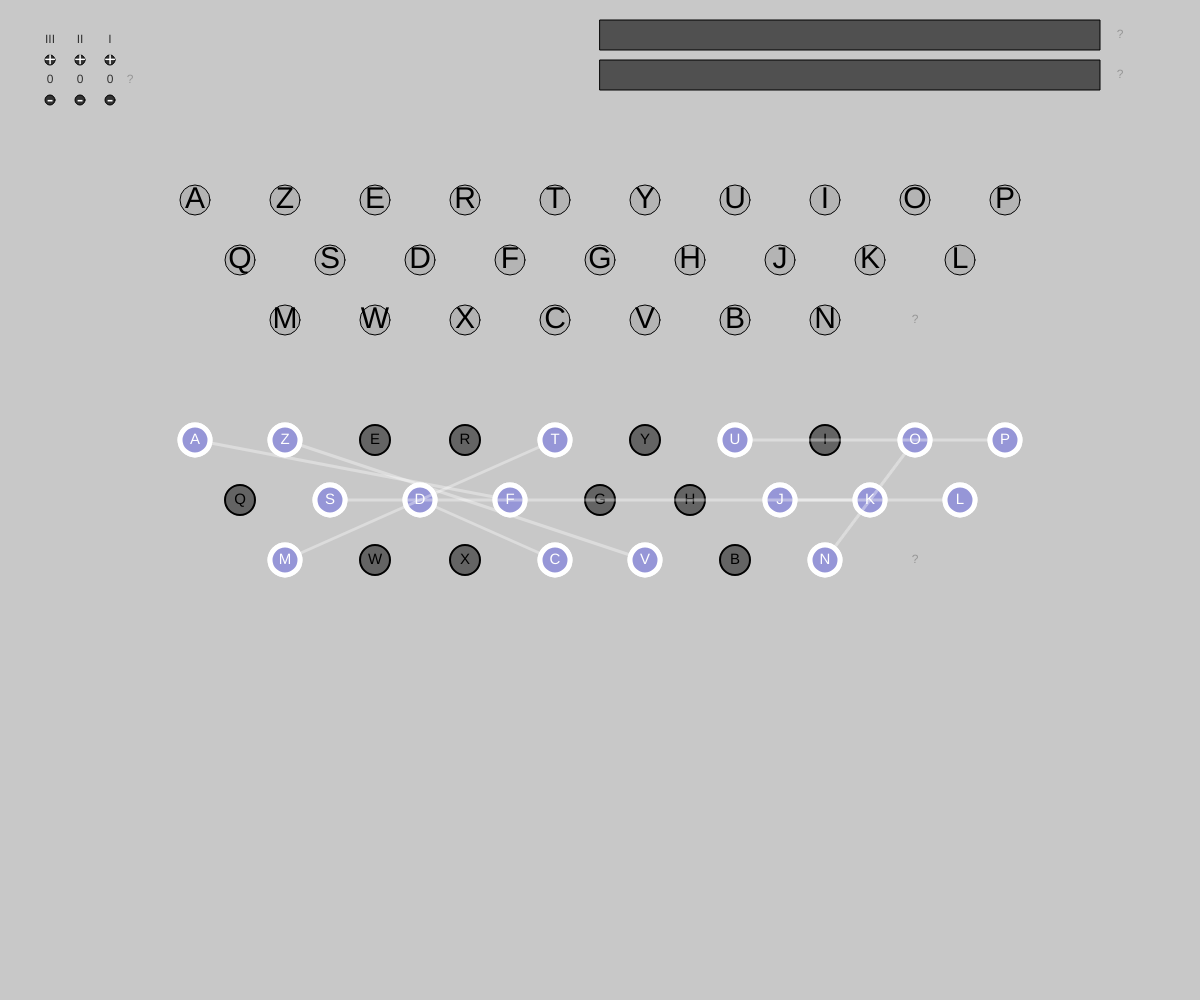
Frame 1 (no input)
Frame 60 (no input): identical to frame 1, image omitted
Frame 120 (the mouse pressed at the canvas centre since frame 60): identical to frame 1, image omitted

The p5.js sketch that drew this single still picture (run headless with seeded random() and noise() and a simulated clock; from frame 60 on, the mouse is pressed at the canvas centre):

// p5.js sketch
// ── sketch.js
let rotors = [];
let kb;
let helpLightKeyboard;

function setup() {

  COLOR_KEY = color(180);
  COLOR_LIGHTBULB = color(0,255,0);

  COLOR_PLUG_STD = color(100);
  COLOR_STROKE_STD = color(0);
  COLOR_MAGNET_PLUG = color(255,0,0);
  COLOR_PLUG_LINKED = color(150,150,215);
  COLOR_STROKE_LINKED = color(255,255,255);
  WEIGHT_STROKE_STD = 2;
  WEIGHT_STROKE_LINKED = 5;

  COLOR_QUESTIONMARK = color(150);
  COLOR_INFO = color(150);
  
  posXRotors = 50;
  posYRotors = 80;

  pressingKey = false;

  createCanvas(window.innerWidth, window.innerHeight);

	for(let i=0; i<5 ; i++){
    rotors[i] = new Rotor(i);
  }

  // rotors with their internal connections, name and id
  rotors[0].set([21, 9, 10, 11, 12, 24, 25, 18, 22, 23, 17, 0, 1, 2, 3, 13, 5, 6, 8, 19, 20, 14, 15, 16, 4, 7],'I');
  rotors[1].set([18, 12, 24, 25, 17, 0, 1, 22, 10, 8, 2, 3, 19, 11, 7, 23, 13, 5, 6, 20, 14, 15, 16, 4, 21, 9],'II');
  rotors[2].set([11, 20, 14, 7, 5, 6, 22, 21, 9, 23, 18, 10, 8, 2, 3, 19, 15, 16, 4, 12, 24, 25, 17, 0, 1, 13],'III');
  rotors[3].set([7, 5, 17, 0, 1, 13, 21, 9, 23, 6, 22, 18, 25, 4, 12, 24, 10, 8, 2, 3, 19, 11, 20, 14, 16, 15],'IV');
  rotors[4].set([4, 12, 24, 6, 20, 21, 9, 23, 25, 16, 15, 10, 8, 2, 14, 22, 18, 7, 5, 17, 0, 1, 13, 3, 19, 11],'V');
  
  // refractor
  ref1 = new Reflector([15, 22, 23, 4, 3, 10, 25, 16, 9, 8, 5, 24, 20, 14, 13, 0, 7, 19, 21, 17, 12, 18, 1, 2, 11, 6]);
  
  // set default rotors
  rotor1 = rotors[0];
  rotor2 = rotors[1];
  rotor3 = rotors[2];

  // keyboard, lighting letters crypted
  kb = new Keyboard(50, 200, 30);

  // panel with cables linking 2 letters
  panel = new Panel(50, 400, 30,[0, 1, 2, 3, 4, 5, 6, 7, 8, 9, 10, 11, 12, 13, 14, 15, 16, 17, 18, 19, 20, 21, 22, 23, 24, 25]);
  // initial links
  panel.link(0, 5);
  panel.link(3, 2);
  panel.link(10, 9);
  panel.link(21, 25);
  panel.link(19, 12);
  panel.link(20, 15);
  panel.link(13, 14);
  panel.link(18, 11);

  // buffer (display input and output text)
  bufClear = new Buffer(width / 2, 20, 20);
  bufCrypted = new Buffer(width / 2, 60, 20);


  
  // hints and informations
  helpRotors = new Help(130,80,"Those are the rotors.\nYou can set up their initial position by clicking on the '+' and '-' buttons."+
   						"\nYou can change the rotor by clicking on its number.\nThere are 5 (I,II,III,IV,IV) different rotors.");
  helpBuf1 = new Help(window.innerWidth/2+width/2 - 80,35,"Clear Text.");
  helpBuf2 = new Help(window.innerWidth/2+width/2 - 80,75,"Crypted Text");
  helpLightKeyboard = new Help(kb.x+(3*kb.r)+7*3*kb.r,kb.y+(4*kb.r),"Those are the lightbulbs.\nThe crypted letter will light up when pressing a key.");
  helpPanel = new Help(panel.x+(3*panel.r)+7*3*panel.r,panel.y+(4*panel.r),"A line represent a connection between 2 letters.\n"+
              "You can change the disposition\nby clicking on a plug(letter)\nand choose another letter to bind to.");
}

function draw() {
  background(200);
  rotor3.show(posXRotors, posYRotors);
  rotor2.show(posXRotors+30, posYRotors);
  rotor1.show(posXRotors+60, posYRotors);
  bufClear.show();
  bufCrypted.show();
  kb.show();
  panel.show();

  helpRotors.display();
  helpBuf1.display();
  helpBuf2.display();
  helpLightKeyboard.display();
  helpPanel.display();

  //hand for mouse
  let showhand1 = false;
  let d3P = dist(mouseX, mouseY, posXRotors, posYRotors-20);
  let d3M = dist(mouseX, mouseY, posXRotors, posYRotors+20);
  let d2P = dist(mouseX, mouseY, posXRotors+30, posYRotors-20);
  let d2M = dist(mouseX, mouseY, posXRotors+30, posYRotors+20);
  let d1P = dist(mouseX, mouseY, posXRotors+60, posYRotors-20);
  let d1M = dist(mouseX, mouseY, posXRotors+60, posYRotors+20);
  let d3Change = dist(mouseX, mouseY, posXRotors, posYRotors-40);
  let d2Change = dist(mouseX, mouseY, posXRotors+30, posYRotors-40);
  let d1Change = dist(mouseX, mouseY, posXRotors+60, posYRotors-40);
  for (let i = 0; i < panel.plugs.length; i++) {
    let d = dist(mouseX, mouseY, panel.plugs[i].x, panel.plugs[i].y);
    if(d<panel.r) showhand1=true;
  }

  if(d1P < 10 ||d1M < 10 ||d2P < 10 ||d2M < 10 ||d3P < 10 ||d3M < 10 ||d1Change < 10 ||d2Change < 10 ||d3Change < 10)
  showhand2=true;
  else showhand2=false;
  
  if(showhand1 || showhand2)cursor(HAND);
  else cursor(ARROW);
}

function mousePressed() {
  if (mouseY < height / 2) {
    //for rotors
    let d3P = dist(mouseX, mouseY, posXRotors, posYRotors-20);
    let d3M = dist(mouseX, mouseY, posXRotors, posYRotors+20);
    let d2P = dist(mouseX, mouseY, posXRotors+30, posYRotors-20);
    let d2M = dist(mouseX, mouseY, posXRotors+30, posYRotors+20);
    let d1P = dist(mouseX, mouseY, posXRotors+60, posYRotors-20);
    let d1M = dist(mouseX, mouseY, posXRotors+60, posYRotors+20);
		let d3Change = dist(mouseX, mouseY, posXRotors, posYRotors-40);
    let d2Change = dist(mouseX, mouseY, posXRotors+30, posYRotors-40);
    let d1Change = dist(mouseX, mouseY, posXRotors+60, posYRotors-40);

    if(d1P < 10) rotor1.turn()
    if(d1M < 10) rotor1.back()
		if(d2P < 10) rotor2.turn()
    if(d2M < 10) rotor2.back()
    if(d3P < 10) rotor3.turn()
    if(d3M < 10) rotor3.back()
    if(d1Change < 10) changeRotor(1);
    if(d2Change < 10) changeRotor(2);
    if(d3Change < 10) changeRotor(3);
  } else {
    //for panel
    panel.mousePressed(); 
  }
}

function changeRotor(rotor){
	do{
    if(rotor === 1)rotor1 = rotors[(rotor1.getId()+1)%5];
    if(rotor === 2)rotor2 = rotors[(rotor2.getId()+1)%5];
    if(rotor === 3)rotor3 = rotors[(rotor3.getId()+1)%5];
  }while(rotor1 === rotor2 || rotor1=== rotor3 || rotor2===rotor3)
}

function getThroughRotors(key) {
  print("pressed is ", String.fromCharCode(key + 65));

  let out1 = rotor1.through(key);
  let in2 = rotor1.nextIn(out1);

  let out2 = rotor2.through(in2);
  let in3 = rotor2.nextIn(out2);

  let out3 = rotor3.through(in3);
  let inR = rotor3.nextIn(out3);

  let outref = ref1.connections[inR];
  print("outref", outref);

  let rout3 = rotor3.rThrough(outref);
  let rin2 = rotor3.nextIn(rout3);

  let rout2 = rotor2.rThrough(rin2);
  let rin1 = rotor2.nextIn(rout2);

  let rout1 = rotor1.rThrough(rin1);
  let encoded = rotor1.nextIn(rout1);
  print("rout1", rout1);


  print("encoded is ", String.fromCharCode(encoded + 65));
  print("------------------");
  return encoded;
}

function turnRotors() {
  rotor1.turn();
  if (rotor1.head === 0) {
    rotor2.turn();
    if (rotor2.head === 0) {
      rotor3.turn();
    }
  }
}

function backRotors() {
  rotor1.back();
  if (rotor1.head === rotor1.connections.length - 1) {
    rotor2.back();
    if (rotor2.head === rotor2.connections.length - 1) {
      rotor3.back();
    }
  }
}

function getThroughPanel(x) {
  return panel.wires[x];
}

function keyPressed() {
  if (!pressingKey) {
    let key = keyCode - 65;
    print("PRESSED :: ", key);
    if (key === -57) {
      // 'del' pressed
      bufCrypted.delete();
      bufClear.delete();
      backRotors();
    } else if(key === -33){
      // 'spacebar' pressed
      bufClear.add(-33);
      bufCrypted.add(-33);
    } else if(key>=0 && key <=25){
      bufClear.add(key);
      key = getThroughPanel(key);
      key = getThroughRotors(key);
      key = getThroughPanel(key);
      print(String.fromCharCode(key + 65) + " added to bufcrypted");
      bufCrypted.add(key);
      let i = kb.letters.indexOf(key);
      kb.keys[i].lightOn();
      turnRotors();
    } else{
      print("not a letter");
    }
    pressingKey = true;
  }
}

function keyReleased() {
  kb.allLightsOff();
  pressingKey = false;
}
// ── buffer.js
class Buffer{
  constructor(x,y,size){
    this.value = [];
    this.x = x;
    this.y = y;
    this.size = size;
  }
  
  add(x){
    this.value.push(x);
  }
  
  delete(){
    this.value.splice(this.value.length-1,1);
  }
  
  show(){
    let t = "";
    let i = this.value.length-30;
    if(i<0)i=0;
    for(i ; i<this.value.length ; i++){
			t += String.fromCharCode(this.value[i]+65);      
    }
    push();
    fill(80);
    rect(this.x,this.y,width/2 -100,30);
    pop();
    fill(255);
    textAlign(LEFT,CENTER);
    textSize(this.sizeLetter);
    text(t,this.x+10,this.y+15);
  }
}
  
// ── help.js
class Help{
 constructor(x,y,t){
   this.over = false;
   this.text = t;
   this.x = x;
   this.y = y;
 }
  
  rollover(px, py) {
    let d = dist(px, py, this.x, this.y);
    this.over = d < 10;
  }
  
  display() {   
    this.rollover(mouseX,mouseY);
    textAlign(CENTER,CENTER);
    fill(COLOR_QUESTIONMARK);
    text('?', this.x, this.y);
    if (this.over) {
      push();
      fill(COLOR_INFO);
      textAlign(LEFT,TOP);
      text(this.text, this.x+10, this.y + 10);
      pop();
    }
  }
}
// ── keyboard.js
class Keyboard{
  constructor(x,y,r){
    // créer un array
    let taille = r*27;
    while(taille > window.innerWidth - r*2){
      r -= 1;
      taille = r*27;
    }
    x = window.innerWidth/2 - taille/2;
    this.x = x;
    this.y = y;
    this.r = r;
    this.keys=[];
    this.letters = [0, 25, 4, 17, 19, 24, 20, 8, 14, 15, 16, 18, 3, 5, 6, 7, 9, 10, 11, 12, 22, 23, 2, 21, 1, 13];
  	for(let i=0 ; i<10 ; i++){
      let k = new Key(this.letters[i],x+i*3*r,y,r,r)
    	this.keys.push(k);
    }
    for(let i=0 ; i<9 ; i++){
      let k = new Key(this.letters[i+10],x+(3*r/2)+i*3*r,y+(2*r),r,r)
    	this.keys.push(k);
    }
    for(let i=0 ; i<7 ; i++){
      let k = new Key(this.letters[i+19],x+(3*r)+i*3*r,y+(4*r),r,r)
      this.keys.push(k);
    }
  }
  
  show(){
    for(let i=0 ; i<this.keys.length ; i++){
      this.keys[i].show();
    }
  }
  
  allLightsOff(){
    // eteindre toutes les touches
    for(let k in this.keys){
      this.keys[k].lightOff();
    }
  }
}

class Key{
  constructor(letter,x,y,r,size){
    this.letter = String.fromCharCode(letter+65)
    this.light = false;
    this.x = x;
    this.y = y;
    this.r = r;
    this.sizeLetter = size;
  }
  
  lightOn(){
  	this.light = true;
  }
  
  lightOff(){
  	this.light = false;
  }
  
  show(){
    let col;
    if(this.light) col = COLOR_LIGHTBULB;
    else col = COLOR_KEY;
    fill(col);
    circle(this.x,this.y,this.r);
    
    push();
    textAlign(CENTER,CENTER)
    fill(0);
    textSize(this.sizeLetter);
    text(this.letter,this.x,this.y);
    pop();
  }
}
// ── panel.js
class Panel extends Keyboard {
  constructor(x, y, r, w) {
    super();
    let taille = r*27;
    while(taille > window.innerWidth - r*2){
      r -= 1;
      taille = r*27;
    }
    x = window.innerWidth/2 - taille/2;

    let hauteur = r*4;
    print(kb.y + hauteur + 100*r);
    while(y < kb.y + hauteur + 4*r){
      y++;
    }
    this.x = x;
    this.y = y;
    this.r = r;

    this.plugs = [];
    this.letters = [0, 25, 4, 17, 19, 24, 20, 8, 14, 15, 16, 18, 3, 5, 6, 7, 9, 10, 11, 12, 22, 23, 2, 21, 1, 13];
    for (let i = 0; i < 10; i++) {
      let k = new Plug(this.letters[i], x + i * 3 * r, y, r, r / 2)
      this.plugs.push(k);
    }
    for (let i = 0; i < 9; i++) {
      let k = new Plug(this.letters[i + 10], x + (3 * r / 2) + i * 3 * r, y + (2 * r), r, r / 2)
      this.plugs.push(k);
    }
    for (let i = 0; i < 7; i++) {
      let k = new Plug(this.letters[i + 19], x + (3 * r) + i * 3 * r, y + (4 * r), r, r / 2)
      this.plugs.push(k);
    }
    this.wires = w;
    this.magnetPlug = false;
  }

  getPlug(x) {
    for (let i = 0; i < this.plugs.length; i++) {
      if (this.plugs[i].id === x) {
        return this.plugs[i];
      }
    }
  }

  link(a, b) {
    for (var i = 0, len = this.wires.length; i < len; i++) {
      if (this.wires[i] === a || this.wires[i] === b) {
        this.wires[i] = i;
      }
    }

    this.wires[a] = b;
    this.wires[b] = a;
  }

  mousePressed() {
    for (let i = 0; i < this.plugs.length; i++) {
      let d = dist(mouseX, mouseY, this.plugs[i].x, this.plugs[i].y);
      if (d < this.r) {
        print("click sur un plug");
        let plugClicked = this.plugs[i];
        let keySelected = plugClicked.id;
        let connected = (this.wires[keySelected] !== keySelected);
        print(plugClicked);
        if (this.magnetPlug === false) {
          print("pas de mouseLine");
          //print(connected);
          if (connected) {
            print("le plug etait connecte");
            plugClicked.pressed = true;
            this.magnetPlug = this.getPlug(this.wires[keySelected]);
            this.link(keySelected, keySelected);
          }
        } else {
          print("mouseLine");
          //mouseLine = true
          if ((plugClicked !== this.magnetPlug) && !connected) {
            print("nouvelle connection");
            this.link(keySelected, this.magnetPlug.id);
            plugClicked.pressed = false;
            this.magnetPlug = false;
          }
        }
      } else {
        print("click pas sur un plug");
        this.plugs[i].pressed = false;
      }
    }
    print("---------");
  }

  show() {
    for (let i = 0; i < this.plugs.length; i++) {
      this.plugs[i].show(COLOR_PLUG_STD,COLOR_STROKE_STD,WEIGHT_STROKE_STD);
    }

    for (let i = 0; i < this.wires.length; i++) {
      let a = i;
      let b = this.wires[i];
      if (a !== b) {
        //there is a wire not already drawn
        push();
        stroke(color(255,255,255,50));
        strokeWeight(3);
        let plugFrom = this.getPlug(a);
        let plugTo = this.getPlug(b);
        if(plugFrom !== this.magnetPlug && plugTo !==this.magnetPlug){
          line(plugFrom.x, plugFrom.y, plugTo.x, plugTo.y);
        }
        pop();
        plugFrom.show(COLOR_PLUG_LINKED,COLOR_STROKE_LINKED,WEIGHT_STROKE_LINKED);
        plugTo.show(COLOR_PLUG_LINKED,COLOR_STROKE_LINKED,WEIGHT_STROKE_LINKED);
      }
    }
    
    if(this.magnetPlug !== false){
      push();
      stroke(color(255,0,0,50));
      strokeWeight(4);
      line(this.magnetPlug.x, this.magnetPlug.y, mouseX, mouseY);
      pop();
      this.magnetPlug.show(COLOR_MAGNET_PLUG,WEIGHT_STROKE_LINKED,WEIGHT_STROKE_LINKED);
    }
  }
}

class Plug {
  constructor(letter, x, y, r, size) {
    this.letter = String.fromCharCode(letter + 65)
    this.id = letter;
    this.x = x;
    this.y = y;
    this.r = r;
    this.sizeLetter = size;
    this.pressed = false;
  }

  show(colfond, colStrokeAndText, strokeSize) {
    push();
    fill(colfond);
    stroke(colStrokeAndText);
    strokeWeight(strokeSize);
    circle(this.x, this.y, this.r);

    push();
    textAlign(CENTER, CENTER)
    fill(colStrokeAndText);
    noStroke();
    textSize(this.sizeLetter);
    text(this.letter, this.x, this.y);
    pop();
    pop();
  }
}
// ── reflector.js
class Reflector{
  constructor(c){
    this.connections = c;
  }
  
  link(a,b){
    for (var i = 0, len = this.wires.length; i < len; i++) {
      if(this.wires[i] === a || this.wires[i] === b){
       	 this.wires[i] = i;
      }
    }
    
    this.wires[a] = b;
    this.wires[b] = a;
  }
}
// ── rotor.js
class Rotor{
  constructor(id){
    this.id = id;
  }
  
  set(connections,name){
  	this.connections = connections;
    this.rConnections = [];
    this.head = 0;
    this.name = name;
    for (var i = 0, len = this.connections.length; i < len; i++) {
      this.rConnections[this.connections[i]] = i;
    }
  }
  
  getId(){
    return this.id;
  }
  
  show(x,y){
    fill(50);
    textAlign(CENTER,CENTER);
    text(this.head,x,y);
    text(this.name,x,y-40);
		circle(x,y-20,10);
    circle(x,y+20,10);
    push();
    textSize(20);
    fill(255);
    text('+',x,y-20);
    text('-',x,y+20);
		pop();

  }
  
  setHead(h){
    this.head = h;
  }
  
  turn(){
    this.head = ((this.head + 1) % this.connections.length);
  }
  
  back(){
    this.head = (this.head - 1);
    if(this.head < 0)this.head = this.connections.length-1;
  }
  
  through(x){
    let out1 = this.connections[(this.head + x) % this.connections.length];
    print(((this.head + x) % this.connections.length)+"->"+out1);
    return out1;
  }
  
  rThrough(x){
    let out1 = this.rConnections[(this.head + x) % this.connections.length];
    print(((this.head + x) % this.connections.length)+"->"+out1);
    return out1;
  }

	nextIn(x){
    let entry2;
    let entry2temp = (x - this.head);
    if(entry2temp < 0) entry2 = this.connections.length+entry2temp;
    else entry2 = entry2temp;
    return entry2;
  }
  
  nextInR(x){
    let entry2 = (x + this.head)%this.connections.length;
    return entry2;
  }
}
